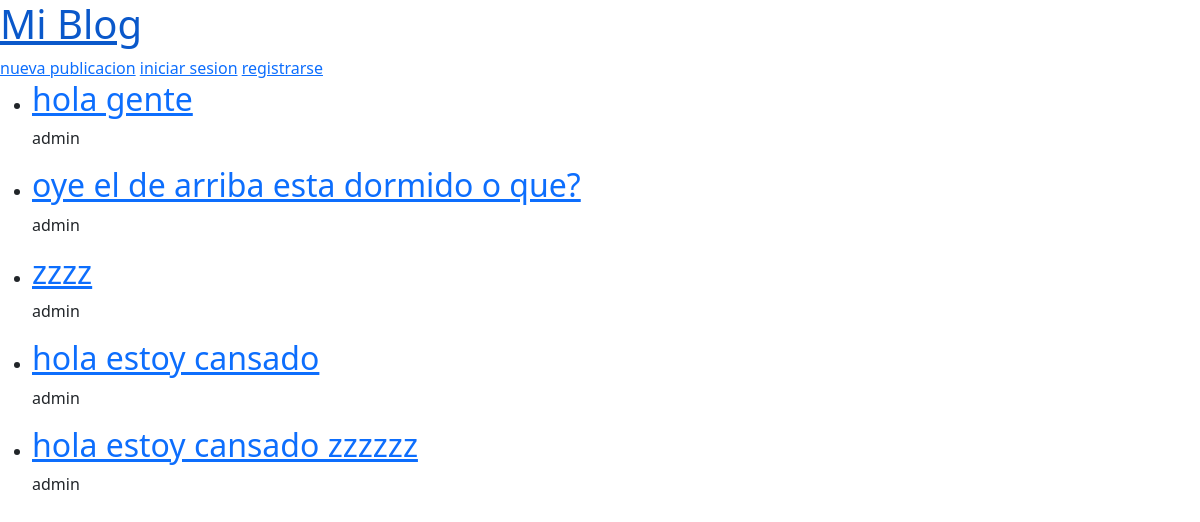
Before: / with the older database file.
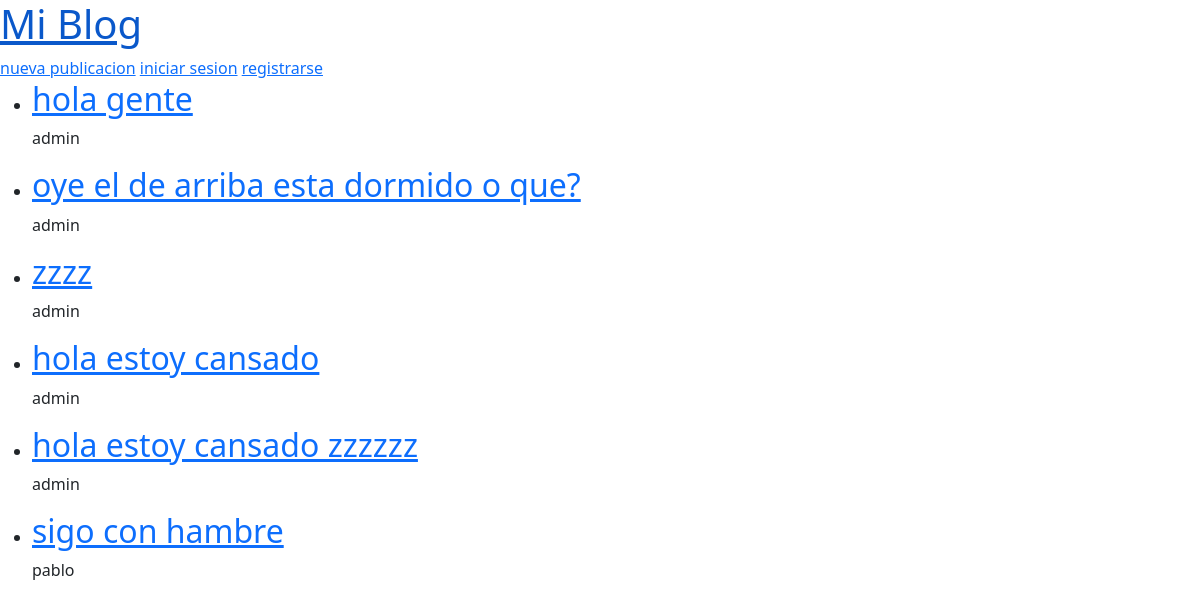
After: the same page with the newer database file.
### blogs/models.py (models this page shows, shortened)
class Post(models.Model):
    title = models.CharField(max_length=200)
    content = models.TextField()
    created_at = models.DateTimeField(auto_now_add=True)
    updated_at = models.DateTimeField(auto_now=True)
    author = models.ForeignKey(
        "auth.User",
        on_delete=models.CASCADE,
    )

### blogs/views.py (the view)
# urls.py: path("", postlistview.as_view(), name="post-list"),
class postlistview(ListView):
    model = Post
    template_name = "post_list.html"

### templates/post_list.html
{% extends "_base.html" %}
{% block content %}
    <ul>
        {% for publication in post_list %}
            <li>
                <a href="{% url 'post-detail' publication.id %}"><h2>{{ publication.title }}</h2></a>
                <p>{{ publication.author }}</p>
            </li>
        {% endfor %}
    </ul>
{% endblock content %}

### templates/_base.html (shortened to what this page needs)
{% load static %}
<!DOCTYPE html>
<html lang="en">
<head>
    <link rel="stylesheet" href="{% static 'base.css' %}">
    <link href="https://cdn.jsdelivr.net/npm/bootstrap@5.3.8/dist/css/bootstrap.min.css" rel="stylesheet">
</head>
<body>
    <a href="{% url 'post-list' %}"><h1>Mi Blog</h1></a>
    <a href="{% url 'post-new' %}">nueva publicacion</a>
    {% if user.is_authenticated %}
        <p>Hola, {{ user.username }}</p>
        <form action="{% url 'logout' %}" method="post">
            {% csrf_token %}
            <button type="submit">cerrar sesion</button>
        </form>
    {% else %}
        <a href="{% url 'login' %}">iniciar sesion</a>
        <a href="{% url 'signup' %}">registrarse</a>
    {% endif %}
    {% block content %}
    {% endblock %}
</body>
</html>

### static/base.css (style rules this page uses)
h1 { color:red; }

Changed rows visible on the page:
added Post: title "sigo con hambre", author "pablo"
